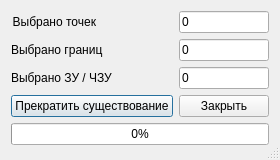
<?xml version="1.0" encoding="UTF-8"?>
<ui version="4.0">
 <class>objects2pre</class>
 <widget class="QDialog" name="objects2pre">
  <property name="geometry">
   <rect>
    <x>0</x>
    <y>0</y>
    <width>280</width>
    <height>160</height>
   </rect>
  </property>
  <property name="sizePolicy">
   <sizepolicy hsizetype="Minimum" vsizetype="Minimum">
    <horstretch>0</horstretch>
    <verstretch>0</verstretch>
   </sizepolicy>
  </property>
  <property name="windowTitle">
   <string>Прекратить существование объектов учёта</string>
  </property>
  <property name="windowIcon">
   <iconset resource="..\resources.qrc">
    <normaloff>:/plugins/openland/icons/objects2pre.png</normaloff>:/plugins/openland/icons/objects2pre.png</iconset>
  </property>
  <property name="sizeGripEnabled">
   <bool>true</bool>
  </property>
  <property name="modal">
   <bool>true</bool>
  </property>
  <layout class="QFormLayout" name="formLayout">
   <property name="fieldGrowthPolicy">
    <enum>QFormLayout::AllNonFixedFieldsGrow</enum>
   </property>
   <item row="0" column="0">
    <widget class="QLabel" name="label">
     <property name="text">
      <string>&lt;html&gt;&lt;head/&gt;&lt;body&gt;&lt;p align=&quot;right&quot;&gt;Выбрано точек&lt;/p&gt;&lt;/body&gt;&lt;/html&gt;</string>
     </property>
    </widget>
   </item>
   <item row="0" column="1">
    <widget class="QLineEdit" name="lineEditSelectedPoints">
     <property name="text">
      <string>0</string>
     </property>
     <property name="readOnly">
      <bool>true</bool>
     </property>
    </widget>
   </item>
   <item row="4" column="0">
    <widget class="QPushButton" name="pushButtonOk">
     <property name="text">
      <string>Прекратить существование</string>
     </property>
     <property name="icon">
      <iconset resource="..\resources.qrc">
       <normaloff>:/plugins/openland/icons/objects2pre.png</normaloff>:/plugins/openland/icons/objects2pre.png</iconset>
     </property>
    </widget>
   </item>
   <item row="4" column="1">
    <widget class="QPushButton" name="pushButtonCancel">
     <property name="text">
      <string>Закрыть</string>
     </property>
     <property name="icon">
      <iconset resource="..\resources.qrc">
       <normaloff>:/plugins/openland/icons/close.png</normaloff>:/plugins/openland/icons/close.png</iconset>
     </property>
    </widget>
   </item>
   <item row="5" column="0" colspan="2">
    <widget class="QProgressBar" name="progressBar">
     <property name="value">
      <number>0</number>
     </property>
    </widget>
   </item>
   <item row="2" column="1">
    <widget class="QLineEdit" name="lineEditSelectedParcels">
     <property name="text">
      <string>0</string>
     </property>
     <property name="readOnly">
      <bool>true</bool>
     </property>
    </widget>
   </item>
   <item row="1" column="1">
    <widget class="QLineEdit" name="lineEditSelectedBorders">
     <property name="text">
      <string>0</string>
     </property>
     <property name="readOnly">
      <bool>true</bool>
     </property>
    </widget>
   </item>
   <item row="1" column="0">
    <widget class="QLabel" name="label_2">
     <property name="text">
      <string>&lt;html&gt;&lt;head/&gt;&lt;body&gt;&lt;p&gt;Выбрано границ&lt;/p&gt;&lt;/body&gt;&lt;/html&gt;</string>
     </property>
    </widget>
   </item>
   <item row="2" column="0">
    <widget class="QLabel" name="label_3">
     <property name="text">
      <string>&lt;html&gt;&lt;head/&gt;&lt;body&gt;&lt;p&gt;Выбрано ЗУ / ЧЗУ&lt;/p&gt;&lt;/body&gt;&lt;/html&gt;</string>
     </property>
    </widget>
   </item>
  </layout>
 </widget>
 <tabstops>
  <tabstop>lineEditSelectedPoints</tabstop>
  <tabstop>lineEditSelectedBorders</tabstop>
  <tabstop>lineEditSelectedParcels</tabstop>
  <tabstop>pushButtonOk</tabstop>
  <tabstop>pushButtonCancel</tabstop>
 </tabstops>
 <resources>
  <include location="..\resources.qrc"/>
 </resources>
 <connections/>
</ui>
